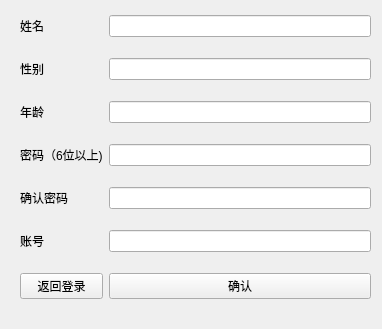
<?xml version="1.0" encoding="UTF-8"?>
<ui version="4.0">
 <class>Register</class>
 <widget class="QWidget" name="Register">
  <property name="geometry">
   <rect>
    <x>0</x>
    <y>0</y>
    <width>382</width>
    <height>329</height>
   </rect>
  </property>
  <property name="windowTitle">
   <string>Form</string>
  </property>
  <widget class="QWidget" name="layoutWidget">
   <property name="geometry">
    <rect>
     <x>20</x>
     <y>0</y>
     <width>351</width>
     <height>321</height>
    </rect>
   </property>
   <layout class="QGridLayout" name="gridLayout">
    <item row="5" column="0">
     <widget class="QLabel" name="label_5">
      <property name="text">
       <string>账号</string>
      </property>
     </widget>
    </item>
    <item row="6" column="2">
     <widget class="QPushButton" name="pushButton">
      <property name="text">
       <string>确认</string>
      </property>
     </widget>
    </item>
    <item row="0" column="0">
     <widget class="QLabel" name="label">
      <property name="text">
       <string>姓名</string>
      </property>
     </widget>
    </item>
    <item row="1" column="2">
     <widget class="QLineEdit" name="sex_input"/>
    </item>
    <item row="0" column="2">
     <widget class="QLineEdit" name="name_input"/>
    </item>
    <item row="2" column="2">
     <widget class="QLineEdit" name="age_input"/>
    </item>
    <item row="1" column="0">
     <widget class="QLabel" name="label_2">
      <property name="text">
       <string>性别</string>
      </property>
     </widget>
    </item>
    <item row="3" column="2">
     <widget class="QLineEdit" name="password_input"/>
    </item>
    <item row="3" column="0">
     <widget class="QLabel" name="label_4">
      <property name="text">
       <string>密码（6位以上)</string>
      </property>
     </widget>
    </item>
    <item row="4" column="0">
     <widget class="QLabel" name="label_6">
      <property name="text">
       <string>确认密码</string>
      </property>
     </widget>
    </item>
    <item row="6" column="0">
     <widget class="QPushButton" name="btn_return_login_">
      <property name="text">
       <string>返回登录</string>
      </property>
     </widget>
    </item>
    <item row="5" column="2">
     <widget class="QLineEdit" name="user_input"/>
    </item>
    <item row="4" column="2">
     <widget class="QLineEdit" name="lineEdit"/>
    </item>
    <item row="2" column="0">
     <widget class="QLabel" name="label_3">
      <property name="text">
       <string>年龄</string>
      </property>
     </widget>
    </item>
   </layout>
  </widget>
 </widget>
 <resources/>
 <connections/>
</ui>
